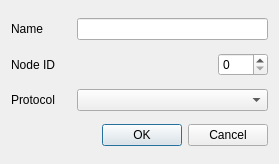
<?xml version="1.0" encoding="UTF-8"?>
<ui version="4.0">
 <class>DialogNewDevice</class>
 <widget class="QDialog" name="DialogNewDevice">
  <property name="geometry">
   <rect>
    <x>0</x>
    <y>0</y>
    <width>279</width>
    <height>164</height>
   </rect>
  </property>
  <property name="sizePolicy">
   <sizepolicy hsizetype="Fixed" vsizetype="Fixed">
    <horstretch>0</horstretch>
    <verstretch>0</verstretch>
   </sizepolicy>
  </property>
  <property name="maximumSize">
   <size>
    <width>279</width>
    <height>164</height>
   </size>
  </property>
  <property name="windowTitle">
   <string>Add New Device</string>
  </property>
  <property name="modal">
   <bool>true</bool>
  </property>
  <layout class="QVBoxLayout" name="verticalLayout">
   <item>
    <layout class="QHBoxLayout" name="horizontalLayout">
     <item>
      <widget class="QLabel" name="label">
       <property name="minimumSize">
        <size>
         <width>60</width>
         <height>0</height>
        </size>
       </property>
       <property name="maximumSize">
        <size>
         <width>150</width>
         <height>16777215</height>
        </size>
       </property>
       <property name="text">
        <string>Name</string>
       </property>
      </widget>
     </item>
     <item>
      <widget class="QLineEdit" name="leDeviceName"/>
     </item>
    </layout>
   </item>
   <item>
    <layout class="QHBoxLayout" name="horizontalLayout_2">
     <item>
      <widget class="QLabel" name="label_2">
       <property name="text">
        <string>Node ID</string>
       </property>
      </widget>
     </item>
     <item>
      <widget class="QSpinBox" name="sbNodeID">
       <property name="maximumSize">
        <size>
         <width>50</width>
         <height>16777215</height>
        </size>
       </property>
       <property name="maximum">
        <number>1000</number>
       </property>
      </widget>
     </item>
    </layout>
   </item>
   <item>
    <layout class="QHBoxLayout" name="horizontalLayout_3">
     <item>
      <widget class="QLabel" name="label_3">
       <property name="minimumSize">
        <size>
         <width>50</width>
         <height>0</height>
        </size>
       </property>
       <property name="maximumSize">
        <size>
         <width>60</width>
         <height>16777215</height>
        </size>
       </property>
       <property name="text">
        <string>Protocol</string>
       </property>
      </widget>
     </item>
     <item>
      <widget class="QComboBox" name="cbProtocol"/>
     </item>
    </layout>
   </item>
   <item>
    <widget class="QDialogButtonBox" name="buttonBox">
     <property name="orientation">
      <enum>Qt::Horizontal</enum>
     </property>
     <property name="standardButtons">
      <set>QDialogButtonBox::Cancel|QDialogButtonBox::Ok</set>
     </property>
     <property name="centerButtons">
      <bool>false</bool>
     </property>
    </widget>
   </item>
  </layout>
 </widget>
 <resources/>
 <connections>
  <connection>
   <sender>buttonBox</sender>
   <signal>accepted()</signal>
   <receiver>DialogNewDevice</receiver>
   <slot>accept()</slot>
   <hints>
    <hint type="sourcelabel">
     <x>248</x>
     <y>254</y>
    </hint>
    <hint type="destinationlabel">
     <x>157</x>
     <y>274</y>
    </hint>
   </hints>
  </connection>
  <connection>
   <sender>buttonBox</sender>
   <signal>rejected()</signal>
   <receiver>DialogNewDevice</receiver>
   <slot>reject()</slot>
   <hints>
    <hint type="sourcelabel">
     <x>316</x>
     <y>260</y>
    </hint>
    <hint type="destinationlabel">
     <x>286</x>
     <y>274</y>
    </hint>
   </hints>
  </connection>
 </connections>
</ui>
